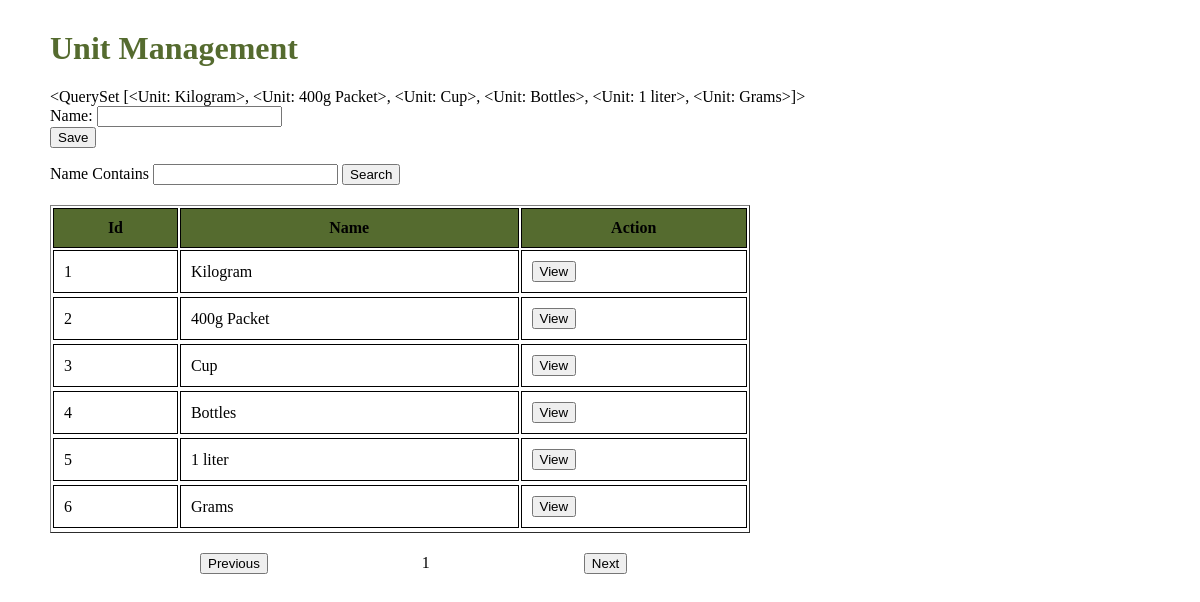
/app/Unit/, run on the app's committed database.
### app/models.py (models this page shows)
class Unit (models.Model):
    name = models.CharField(max_length = 20)
    def __str__(self):
        return self.name

### app/views.py (the view)
# urls.py: path('Unit/',views.unit_view),
def unit_view(request):
    units = Unit.objects.all()
    if request.method == 'POST':
        form = UnitForm(request.POST)
        if form.is_valid():
            form.save()
    else:
        form = UnitForm()
    context_uts = {'form':form, 'uts':units}
    return render(request , 'Unit.html', context_uts)

### app/forms.py
class UnitForm(forms.ModelForm):
    class Meta:
        model = Unit
        fields = '__all__'

### app/templates/Unit.html (shortened to what this page needs)
<html>
<head>
</head>
<body>
    <h1>Unit Management</h1>
    {{uts}}
    <form method="POST">
        {{form}}
        <input type="submit" value="Save">
    </form>
    <label>Name Contains</label>
    <input/>
    <button>Search</button>
    <table border="1">
    <tr class = "heading">
    <th>Id</th>
    <th>Name</th>
    <th>Action</th>
    </tr>
    {% for unit in uts %}
    <tr>
    <td>{{unit.id}}</td>
    <td>{{unit.name}}</td>
    <td><button>View</button></td>
    </tr>
    <tr>
    {% endfor %}
    </table>
    <button class = "previous">Previous</button>
    <label class = "label1">1</label>
    <button class = "next">Next</button>
</body>
</html>

### app/templates/Unit.html (style rules this page uses)
h1 { margin-top: 30px; color:darkolivegreen; }
table { width: 700px; margin-top: 20px; margin-bottom: 20px; }
th, td { padding: 10px; border: 1px solid #000; }
.heading { background-color:darkolivegreen; }
body { margin-left: 50px; }
.previous { margin-left: 150px; }
.next { margin-left: 150px; }
.label1 { margin-left: 150px; }

### data on the page
Unit: name.name "<QuerySet [<Unit: Kilogram>, <Unit: 400g Packet>, <Unit: Cup>, <Unit: Bottles>, <Unit: 1 liter>, <Unit: Grams>]>", id "1", name "Kilogram"
Unit: id "2", name "400g Packet"
Unit: id "3", name "Cup"
Unit: id "4", name "Bottles"
Unit: id "5", name "1 liter"
Unit: id "6", name "Grams"
